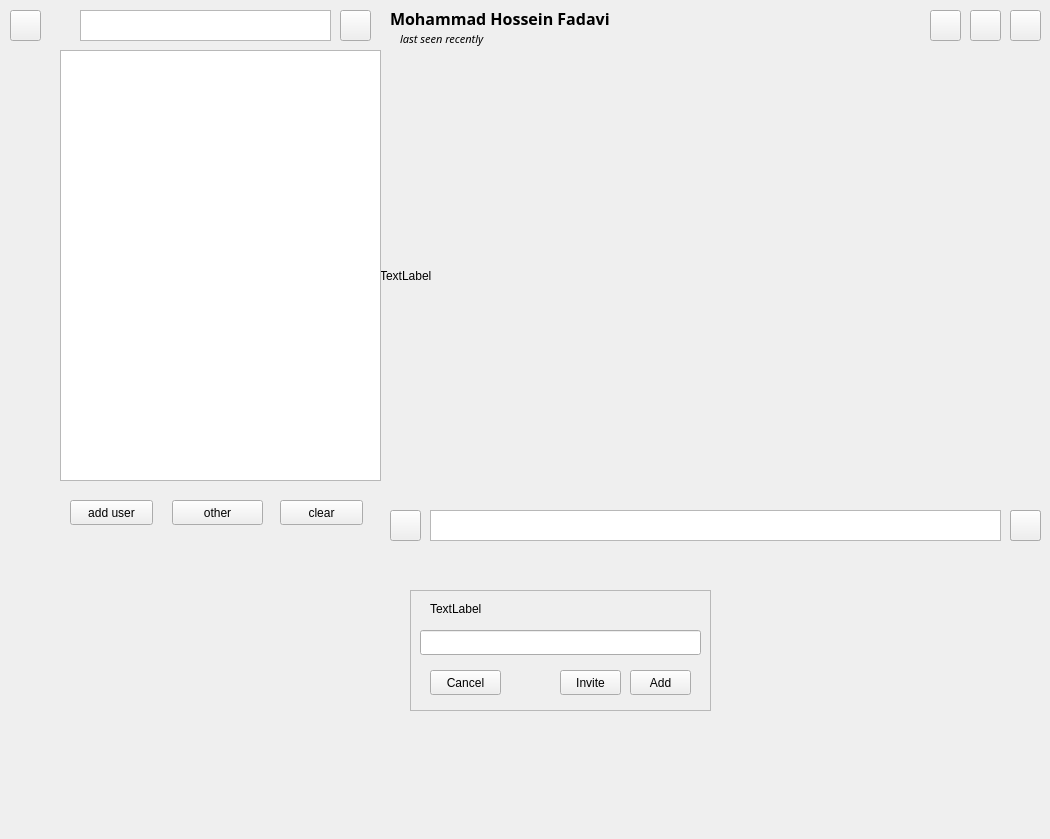
<?xml version="1.0" encoding="UTF-8"?>
<ui version="4.0">
 <class>PyChat</class>
 <widget class="QMainWindow" name="PyChat">
  <property name="geometry">
   <rect>
    <x>0</x>
    <y>0</y>
    <width>1050</width>
    <height>839</height>
   </rect>
  </property>
  <property name="windowTitle">
   <string>PyChat</string>
  </property>
  <property name="tabShape">
   <enum>QTabWidget::Triangular</enum>
  </property>
  <widget class="QWidget" name="centralwidget">
   <widget class="QScrollArea" name="scrollArea">
    <property name="geometry">
     <rect>
      <x>380</x>
      <y>60</y>
      <width>661</width>
      <height>431</height>
     </rect>
    </property>
    <property name="tabletTracking">
     <bool>true</bool>
    </property>
    <property name="contextMenuPolicy">
     <enum>Qt::DefaultContextMenu</enum>
    </property>
    <property name="styleSheet">
     <string notr="true">background-color: rgba(255, 255, 255, 0)</string>
    </property>
    <property name="frameShape">
     <enum>QFrame::VLine</enum>
    </property>
    <property name="verticalScrollBarPolicy">
     <enum>Qt::ScrollBarAsNeeded</enum>
    </property>
    <property name="horizontalScrollBarPolicy">
     <enum>Qt::ScrollBarAlwaysOff</enum>
    </property>
    <property name="widgetResizable">
     <bool>true</bool>
    </property>
    <widget class="QWidget" name="scrollAreaWidgetContents">
     <property name="geometry">
      <rect>
       <x>0</x>
       <y>0</y>
       <width>657</width>
       <height>427</height>
      </rect>
     </property>
     <layout class="QHBoxLayout" name="horizontalLayout">
      <item>
       <layout class="QVBoxLayout" name="verticalLayout">
        <item>
         <layout class="QFormLayout" name="formLayout">
          <property name="labelAlignment">
           <set>Qt::AlignLeading|Qt::AlignLeft|Qt::AlignVCenter</set>
          </property>
          <property name="rightMargin">
           <number>10</number>
          </property>
         </layout>
        </item>
       </layout>
      </item>
     </layout>
    </widget>
   </widget>
   <widget class="QPushButton" name="send_b">
    <property name="geometry">
     <rect>
      <x>1010</x>
      <y>510</y>
      <width>31</width>
      <height>31</height>
     </rect>
    </property>
    <property name="cursor">
     <cursorShape>PointingHandCursor</cursorShape>
    </property>
    <property name="text">
     <string/>
    </property>
    <property name="icon">
     <iconset>
      <normaloff>../../icons/send2.png</normaloff>../../icons/send2.png</iconset>
    </property>
   </widget>
   <widget class="QPushButton" name="other_b">
    <property name="geometry">
     <rect>
      <x>172</x>
      <y>500</y>
      <width>91</width>
      <height>25</height>
     </rect>
    </property>
    <property name="text">
     <string>other</string>
    </property>
   </widget>
   <widget class="QPushButton" name="clear_b">
    <property name="geometry">
     <rect>
      <x>280</x>
      <y>500</y>
      <width>83</width>
      <height>25</height>
     </rect>
    </property>
    <property name="text">
     <string>clear</string>
    </property>
   </widget>
   <widget class="QTextEdit" name="messegebox_t">
    <property name="geometry">
     <rect>
      <x>430</x>
      <y>510</y>
      <width>571</width>
      <height>31</height>
     </rect>
    </property>
   </widget>
   <widget class="QPushButton" name="user_b">
    <property name="geometry">
     <rect>
      <x>70</x>
      <y>500</y>
      <width>83</width>
      <height>25</height>
     </rect>
    </property>
    <property name="text">
     <string>add user</string>
    </property>
   </widget>
   <widget class="QPushButton" name="record_b">
    <property name="geometry">
     <rect>
      <x>1010</x>
      <y>510</y>
      <width>31</width>
      <height>31</height>
     </rect>
    </property>
    <property name="cursor">
     <cursorShape>PointingHandCursor</cursorShape>
    </property>
    <property name="text">
     <string/>
    </property>
    <property name="icon">
     <iconset>
      <normaloff>../../icons/radio.png</normaloff>../../icons/radio.png</iconset>
    </property>
   </widget>
   <widget class="QPushButton" name="attach_b">
    <property name="geometry">
     <rect>
      <x>390</x>
      <y>510</y>
      <width>31</width>
      <height>31</height>
     </rect>
    </property>
    <property name="cursor">
     <cursorShape>PointingHandCursor</cursorShape>
    </property>
    <property name="text">
     <string/>
    </property>
   </widget>
   <widget class="QPushButton" name="menu_b">
    <property name="geometry">
     <rect>
      <x>10</x>
      <y>10</y>
      <width>31</width>
      <height>31</height>
     </rect>
    </property>
    <property name="styleSheet">
     <string notr="true">pushButton&gt;setStyleSheet(&quot;QPushButton{background:transparent;}&quot;);</string>
    </property>
    <property name="text">
     <string/>
    </property>
    <property name="icon">
     <iconset>
      <normaloff>../../icons/menu (copy).png</normaloff>../../icons/menu (copy).png</iconset>
    </property>
   </widget>
   <widget class="QLabel" name="side_bar_l">
    <property name="geometry">
     <rect>
      <x>0</x>
      <y>0</y>
      <width>51</width>
      <height>551</height>
     </rect>
    </property>
    <property name="text">
     <string/>
    </property>
   </widget>
   <widget class="QTextEdit" name="user_search_t">
    <property name="geometry">
     <rect>
      <x>80</x>
      <y>10</y>
      <width>251</width>
      <height>31</height>
     </rect>
    </property>
   </widget>
   <widget class="QPushButton" name="user_search_b">
    <property name="geometry">
     <rect>
      <x>340</x>
      <y>10</y>
      <width>31</width>
      <height>31</height>
     </rect>
    </property>
    <property name="styleSheet">
     <string notr="true">pushButton&gt;setStyleSheet(&quot;QPushButton{background:transparent;}&quot;);</string>
    </property>
    <property name="text">
     <string/>
    </property>
    <property name="icon">
     <iconset>
      <normaloff>../../icons/menu (copy).png</normaloff>../../icons/menu (copy).png</iconset>
    </property>
   </widget>
   <widget class="QLabel" name="topchat_bar_l">
    <property name="geometry">
     <rect>
      <x>380</x>
      <y>0</y>
      <width>711</width>
      <height>51</height>
     </rect>
    </property>
    <property name="text">
     <string/>
    </property>
   </widget>
   <widget class="QLabel" name="bottomchat_bar_l">
    <property name="geometry">
     <rect>
      <x>380</x>
      <y>500</y>
      <width>711</width>
      <height>51</height>
     </rect>
    </property>
    <property name="text">
     <string/>
    </property>
   </widget>
   <widget class="QLabel" name="usernamem_l">
    <property name="geometry">
     <rect>
      <x>390</x>
      <y>10</y>
      <width>341</width>
      <height>17</height>
     </rect>
    </property>
    <property name="font">
     <font>
      <family>Chilanka</family>
      <pointsize>12</pointsize>
      <weight>75</weight>
      <bold>true</bold>
     </font>
    </property>
    <property name="text">
     <string>Mohammad Hossein Fadavi</string>
    </property>
   </widget>
   <widget class="QLabel" name="lastseen_l">
    <property name="geometry">
     <rect>
      <x>400</x>
      <y>30</y>
      <width>141</width>
      <height>17</height>
     </rect>
    </property>
    <property name="font">
     <font>
      <family>Chilanka</family>
      <pointsize>8</pointsize>
      <italic>true</italic>
     </font>
    </property>
    <property name="text">
     <string>last seen recently</string>
    </property>
   </widget>
   <widget class="QPushButton" name="menu_user_b">
    <property name="geometry">
     <rect>
      <x>1010</x>
      <y>10</y>
      <width>31</width>
      <height>31</height>
     </rect>
    </property>
    <property name="cursor">
     <cursorShape>PointingHandCursor</cursorShape>
    </property>
    <property name="text">
     <string/>
    </property>
   </widget>
   <widget class="QPushButton" name="searchuser_b">
    <property name="geometry">
     <rect>
      <x>970</x>
      <y>10</y>
      <width>31</width>
      <height>31</height>
     </rect>
    </property>
    <property name="cursor">
     <cursorShape>PointingHandCursor</cursorShape>
    </property>
    <property name="text">
     <string/>
    </property>
   </widget>
   <widget class="QPushButton" name="call_b">
    <property name="geometry">
     <rect>
      <x>930</x>
      <y>10</y>
      <width>31</width>
      <height>31</height>
     </rect>
    </property>
    <property name="cursor">
     <cursorShape>PointingHandCursor</cursorShape>
    </property>
    <property name="text">
     <string/>
    </property>
   </widget>
   <widget class="QLabel" name="background_l">
    <property name="geometry">
     <rect>
      <x>380</x>
      <y>50</y>
      <width>691</width>
      <height>451</height>
     </rect>
    </property>
    <property name="autoFillBackground">
     <bool>false</bool>
    </property>
    <property name="text">
     <string>TextLabel</string>
    </property>
   </widget>
   <widget class="QListWidget" name="listWidget">
    <property name="geometry">
     <rect>
      <x>60</x>
      <y>50</y>
      <width>321</width>
      <height>431</height>
     </rect>
    </property>
    <property name="font">
     <font>
      <family>DejaVu Sans</family>
      <pointsize>13</pointsize>
     </font>
    </property>
    <property name="cursor" stdset="0">
     <cursorShape>PointingHandCursor</cursorShape>
    </property>
    <property name="selectionMode">
     <enum>QAbstractItemView::NoSelection</enum>
    </property>
    <property name="selectionBehavior">
     <enum>QAbstractItemView::SelectItems</enum>
    </property>
    <property name="verticalScrollMode">
     <enum>QAbstractItemView::ScrollPerItem</enum>
    </property>
    <property name="movement">
     <enum>QListView::Static</enum>
    </property>
    <property name="viewMode">
     <enum>QListView::ListMode</enum>
    </property>
   </widget>
   <widget class="QFrame" name="frame">
    <property name="geometry">
     <rect>
      <x>410</x>
      <y>590</y>
      <width>301</width>
      <height>121</height>
     </rect>
    </property>
    <property name="frameShape">
     <enum>QFrame::StyledPanel</enum>
    </property>
    <property name="frameShadow">
     <enum>QFrame::Raised</enum>
    </property>
    <widget class="QLabel" name="label">
     <property name="geometry">
      <rect>
       <x>20</x>
       <y>10</y>
       <width>64</width>
       <height>17</height>
      </rect>
     </property>
     <property name="text">
      <string>TextLabel</string>
     </property>
    </widget>
    <widget class="QLineEdit" name="lineEdit">
     <property name="geometry">
      <rect>
       <x>10</x>
       <y>40</y>
       <width>281</width>
       <height>25</height>
      </rect>
     </property>
     <property name="clearButtonEnabled">
      <bool>true</bool>
     </property>
    </widget>
    <widget class="QPushButton" name="pushButton">
     <property name="geometry">
      <rect>
       <x>220</x>
       <y>80</y>
       <width>61</width>
       <height>25</height>
      </rect>
     </property>
     <property name="cursor">
      <cursorShape>PointingHandCursor</cursorShape>
     </property>
     <property name="text">
      <string>Add</string>
     </property>
    </widget>
    <widget class="QPushButton" name="pushButton_2">
     <property name="geometry">
      <rect>
       <x>20</x>
       <y>80</y>
       <width>71</width>
       <height>25</height>
      </rect>
     </property>
     <property name="cursor">
      <cursorShape>PointingHandCursor</cursorShape>
     </property>
     <property name="text">
      <string>Cancel</string>
     </property>
    </widget>
    <widget class="QPushButton" name="pushButton_3">
     <property name="geometry">
      <rect>
       <x>150</x>
       <y>80</y>
       <width>61</width>
       <height>25</height>
      </rect>
     </property>
     <property name="cursor">
      <cursorShape>PointingHandCursor</cursorShape>
     </property>
     <property name="text">
      <string>Invite</string>
     </property>
    </widget>
   </widget>
   <zorder>background_l</zorder>
   <zorder>scrollArea</zorder>
   <zorder>side_bar_l</zorder>
   <zorder>other_b</zorder>
   <zorder>clear_b</zorder>
   <zorder>user_b</zorder>
   <zorder>menu_b</zorder>
   <zorder>user_search_t</zorder>
   <zorder>user_search_b</zorder>
   <zorder>topchat_bar_l</zorder>
   <zorder>usernamem_l</zorder>
   <zorder>lastseen_l</zorder>
   <zorder>menu_user_b</zorder>
   <zorder>searchuser_b</zorder>
   <zorder>call_b</zorder>
   <zorder>bottomchat_bar_l</zorder>
   <zorder>attach_b</zorder>
   <zorder>messegebox_t</zorder>
   <zorder>send_b</zorder>
   <zorder>record_b</zorder>
   <zorder>listWidget</zorder>
   <zorder>frame</zorder>
  </widget>
 </widget>
 <tabstops>
  <tabstop>scrollArea</tabstop>
  <tabstop>other_b</tabstop>
  <tabstop>clear_b</tabstop>
  <tabstop>messegebox_t</tabstop>
  <tabstop>user_b</tabstop>
  <tabstop>attach_b</tabstop>
  <tabstop>menu_b</tabstop>
  <tabstop>user_search_t</tabstop>
  <tabstop>user_search_b</tabstop>
  <tabstop>menu_user_b</tabstop>
  <tabstop>searchuser_b</tabstop>
  <tabstop>call_b</tabstop>
  <tabstop>record_b</tabstop>
  <tabstop>send_b</tabstop>
 </tabstops>
 <resources/>
 <connections/>
</ui>
